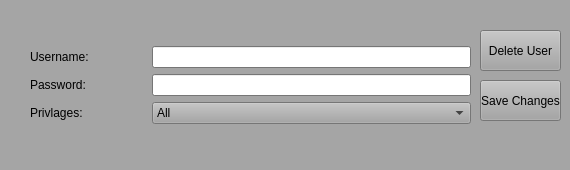
<?xml version="1.0" encoding="UTF-8"?>
<ui version="4.0">
 <class>LogingListWidget</class>
 <widget class="QWidget" name="LogingListWidget">
  <property name="geometry">
   <rect>
    <x>0</x>
    <y>0</y>
    <width>570</width>
    <height>170</height>
   </rect>
  </property>
  <property name="palette">
   <palette>
    <active>
     <colorrole role="WindowText">
      <brush brushstyle="SolidPattern">
       <color alpha="255">
        <red>0</red>
        <green>0</green>
        <blue>0</blue>
       </color>
      </brush>
     </colorrole>
     <colorrole role="Button">
      <brush brushstyle="SolidPattern">
       <color alpha="255">
        <red>165</red>
        <green>165</green>
        <blue>165</blue>
       </color>
      </brush>
     </colorrole>
     <colorrole role="Light">
      <brush brushstyle="SolidPattern">
       <color alpha="255">
        <red>248</red>
        <green>248</green>
        <blue>248</blue>
       </color>
      </brush>
     </colorrole>
     <colorrole role="Midlight">
      <brush brushstyle="SolidPattern">
       <color alpha="255">
        <red>206</red>
        <green>206</green>
        <blue>206</blue>
       </color>
      </brush>
     </colorrole>
     <colorrole role="Dark">
      <brush brushstyle="SolidPattern">
       <color alpha="255">
        <red>82</red>
        <green>82</green>
        <blue>82</blue>
       </color>
      </brush>
     </colorrole>
     <colorrole role="Mid">
      <brush brushstyle="SolidPattern">
       <color alpha="255">
        <red>110</red>
        <green>110</green>
        <blue>110</blue>
       </color>
      </brush>
     </colorrole>
     <colorrole role="Text">
      <brush brushstyle="SolidPattern">
       <color alpha="255">
        <red>0</red>
        <green>0</green>
        <blue>0</blue>
       </color>
      </brush>
     </colorrole>
     <colorrole role="BrightText">
      <brush brushstyle="SolidPattern">
       <color alpha="255">
        <red>255</red>
        <green>255</green>
        <blue>255</blue>
       </color>
      </brush>
     </colorrole>
     <colorrole role="ButtonText">
      <brush brushstyle="SolidPattern">
       <color alpha="255">
        <red>0</red>
        <green>0</green>
        <blue>0</blue>
       </color>
      </brush>
     </colorrole>
     <colorrole role="Base">
      <brush brushstyle="SolidPattern">
       <color alpha="255">
        <red>255</red>
        <green>255</green>
        <blue>255</blue>
       </color>
      </brush>
     </colorrole>
     <colorrole role="Window">
      <brush brushstyle="SolidPattern">
       <color alpha="255">
        <red>165</red>
        <green>165</green>
        <blue>165</blue>
       </color>
      </brush>
     </colorrole>
     <colorrole role="Shadow">
      <brush brushstyle="SolidPattern">
       <color alpha="255">
        <red>0</red>
        <green>0</green>
        <blue>0</blue>
       </color>
      </brush>
     </colorrole>
     <colorrole role="AlternateBase">
      <brush brushstyle="SolidPattern">
       <color alpha="255">
        <red>210</red>
        <green>210</green>
        <blue>210</blue>
       </color>
      </brush>
     </colorrole>
     <colorrole role="ToolTipBase">
      <brush brushstyle="SolidPattern">
       <color alpha="255">
        <red>255</red>
        <green>255</green>
        <blue>220</blue>
       </color>
      </brush>
     </colorrole>
     <colorrole role="ToolTipText">
      <brush brushstyle="SolidPattern">
       <color alpha="255">
        <red>0</red>
        <green>0</green>
        <blue>0</blue>
       </color>
      </brush>
     </colorrole>
    </active>
    <inactive>
     <colorrole role="WindowText">
      <brush brushstyle="SolidPattern">
       <color alpha="255">
        <red>0</red>
        <green>0</green>
        <blue>0</blue>
       </color>
      </brush>
     </colorrole>
     <colorrole role="Button">
      <brush brushstyle="SolidPattern">
       <color alpha="255">
        <red>165</red>
        <green>165</green>
        <blue>165</blue>
       </color>
      </brush>
     </colorrole>
     <colorrole role="Light">
      <brush brushstyle="SolidPattern">
       <color alpha="255">
        <red>248</red>
        <green>248</green>
        <blue>248</blue>
       </color>
      </brush>
     </colorrole>
     <colorrole role="Midlight">
      <brush brushstyle="SolidPattern">
       <color alpha="255">
        <red>206</red>
        <green>206</green>
        <blue>206</blue>
       </color>
      </brush>
     </colorrole>
     <colorrole role="Dark">
      <brush brushstyle="SolidPattern">
       <color alpha="255">
        <red>82</red>
        <green>82</green>
        <blue>82</blue>
       </color>
      </brush>
     </colorrole>
     <colorrole role="Mid">
      <brush brushstyle="SolidPattern">
       <color alpha="255">
        <red>110</red>
        <green>110</green>
        <blue>110</blue>
       </color>
      </brush>
     </colorrole>
     <colorrole role="Text">
      <brush brushstyle="SolidPattern">
       <color alpha="255">
        <red>0</red>
        <green>0</green>
        <blue>0</blue>
       </color>
      </brush>
     </colorrole>
     <colorrole role="BrightText">
      <brush brushstyle="SolidPattern">
       <color alpha="255">
        <red>255</red>
        <green>255</green>
        <blue>255</blue>
       </color>
      </brush>
     </colorrole>
     <colorrole role="ButtonText">
      <brush brushstyle="SolidPattern">
       <color alpha="255">
        <red>0</red>
        <green>0</green>
        <blue>0</blue>
       </color>
      </brush>
     </colorrole>
     <colorrole role="Base">
      <brush brushstyle="SolidPattern">
       <color alpha="255">
        <red>255</red>
        <green>255</green>
        <blue>255</blue>
       </color>
      </brush>
     </colorrole>
     <colorrole role="Window">
      <brush brushstyle="SolidPattern">
       <color alpha="255">
        <red>165</red>
        <green>165</green>
        <blue>165</blue>
       </color>
      </brush>
     </colorrole>
     <colorrole role="Shadow">
      <brush brushstyle="SolidPattern">
       <color alpha="255">
        <red>0</red>
        <green>0</green>
        <blue>0</blue>
       </color>
      </brush>
     </colorrole>
     <colorrole role="AlternateBase">
      <brush brushstyle="SolidPattern">
       <color alpha="255">
        <red>210</red>
        <green>210</green>
        <blue>210</blue>
       </color>
      </brush>
     </colorrole>
     <colorrole role="ToolTipBase">
      <brush brushstyle="SolidPattern">
       <color alpha="255">
        <red>255</red>
        <green>255</green>
        <blue>220</blue>
       </color>
      </brush>
     </colorrole>
     <colorrole role="ToolTipText">
      <brush brushstyle="SolidPattern">
       <color alpha="255">
        <red>0</red>
        <green>0</green>
        <blue>0</blue>
       </color>
      </brush>
     </colorrole>
    </inactive>
    <disabled>
     <colorrole role="WindowText">
      <brush brushstyle="SolidPattern">
       <color alpha="255">
        <red>82</red>
        <green>82</green>
        <blue>82</blue>
       </color>
      </brush>
     </colorrole>
     <colorrole role="Button">
      <brush brushstyle="SolidPattern">
       <color alpha="255">
        <red>165</red>
        <green>165</green>
        <blue>165</blue>
       </color>
      </brush>
     </colorrole>
     <colorrole role="Light">
      <brush brushstyle="SolidPattern">
       <color alpha="255">
        <red>248</red>
        <green>248</green>
        <blue>248</blue>
       </color>
      </brush>
     </colorrole>
     <colorrole role="Midlight">
      <brush brushstyle="SolidPattern">
       <color alpha="255">
        <red>206</red>
        <green>206</green>
        <blue>206</blue>
       </color>
      </brush>
     </colorrole>
     <colorrole role="Dark">
      <brush brushstyle="SolidPattern">
       <color alpha="255">
        <red>82</red>
        <green>82</green>
        <blue>82</blue>
       </color>
      </brush>
     </colorrole>
     <colorrole role="Mid">
      <brush brushstyle="SolidPattern">
       <color alpha="255">
        <red>110</red>
        <green>110</green>
        <blue>110</blue>
       </color>
      </brush>
     </colorrole>
     <colorrole role="Text">
      <brush brushstyle="SolidPattern">
       <color alpha="255">
        <red>82</red>
        <green>82</green>
        <blue>82</blue>
       </color>
      </brush>
     </colorrole>
     <colorrole role="BrightText">
      <brush brushstyle="SolidPattern">
       <color alpha="255">
        <red>255</red>
        <green>255</green>
        <blue>255</blue>
       </color>
      </brush>
     </colorrole>
     <colorrole role="ButtonText">
      <brush brushstyle="SolidPattern">
       <color alpha="255">
        <red>82</red>
        <green>82</green>
        <blue>82</blue>
       </color>
      </brush>
     </colorrole>
     <colorrole role="Base">
      <brush brushstyle="SolidPattern">
       <color alpha="255">
        <red>165</red>
        <green>165</green>
        <blue>165</blue>
       </color>
      </brush>
     </colorrole>
     <colorrole role="Window">
      <brush brushstyle="SolidPattern">
       <color alpha="255">
        <red>165</red>
        <green>165</green>
        <blue>165</blue>
       </color>
      </brush>
     </colorrole>
     <colorrole role="Shadow">
      <brush brushstyle="SolidPattern">
       <color alpha="255">
        <red>0</red>
        <green>0</green>
        <blue>0</blue>
       </color>
      </brush>
     </colorrole>
     <colorrole role="AlternateBase">
      <brush brushstyle="SolidPattern">
       <color alpha="255">
        <red>165</red>
        <green>165</green>
        <blue>165</blue>
       </color>
      </brush>
     </colorrole>
     <colorrole role="ToolTipBase">
      <brush brushstyle="SolidPattern">
       <color alpha="255">
        <red>255</red>
        <green>255</green>
        <blue>220</blue>
       </color>
      </brush>
     </colorrole>
     <colorrole role="ToolTipText">
      <brush brushstyle="SolidPattern">
       <color alpha="255">
        <red>0</red>
        <green>0</green>
        <blue>0</blue>
       </color>
      </brush>
     </colorrole>
    </disabled>
   </palette>
  </property>
  <property name="windowTitle">
   <string>Form</string>
  </property>
  <widget class="QPushButton" name="pushButton">
   <property name="geometry">
    <rect>
     <x>480</x>
     <y>30</y>
     <width>81</width>
     <height>41</height>
    </rect>
   </property>
   <property name="text">
    <string>Delete User</string>
   </property>
  </widget>
  <widget class="QWidget" name="layoutWidget">
   <property name="geometry">
    <rect>
     <x>30</x>
     <y>20</y>
     <width>441</width>
     <height>131</height>
    </rect>
   </property>
   <layout class="QGridLayout" name="gridLayout">
    <item row="0" column="0">
     <layout class="QVBoxLayout" name="verticalLayout">
      <item>
       <widget class="QLabel" name="label">
        <property name="text">
         <string>Username:                 </string>
        </property>
       </widget>
      </item>
      <item>
       <widget class="QLabel" name="label_2">
        <property name="text">
         <string>Password: </string>
        </property>
       </widget>
      </item>
      <item>
       <widget class="QLabel" name="label_3">
        <property name="text">
         <string>Privlages: </string>
        </property>
       </widget>
      </item>
     </layout>
    </item>
    <item row="0" column="1">
     <layout class="QVBoxLayout" name="verticalLayout_2">
      <item>
       <widget class="QLineEdit" name="lineEdit_UserName"/>
      </item>
      <item>
       <widget class="QLineEdit" name="lineEdit_Password"/>
      </item>
      <item>
       <widget class="QComboBox" name="comboBox_Privlages">
        <item>
         <property name="text">
          <string>All</string>
         </property>
        </item>
        <item>
         <property name="text">
          <string>Some</string>
         </property>
        </item>
        <item>
         <property name="text">
          <string>None</string>
         </property>
        </item>
       </widget>
      </item>
     </layout>
    </item>
   </layout>
  </widget>
  <widget class="QPushButton" name="pushButton_SaveChanges">
   <property name="geometry">
    <rect>
     <x>480</x>
     <y>80</y>
     <width>81</width>
     <height>41</height>
    </rect>
   </property>
   <property name="text">
    <string>Save Changes</string>
   </property>
  </widget>
 </widget>
 <resources/>
 <connections/>
</ui>
